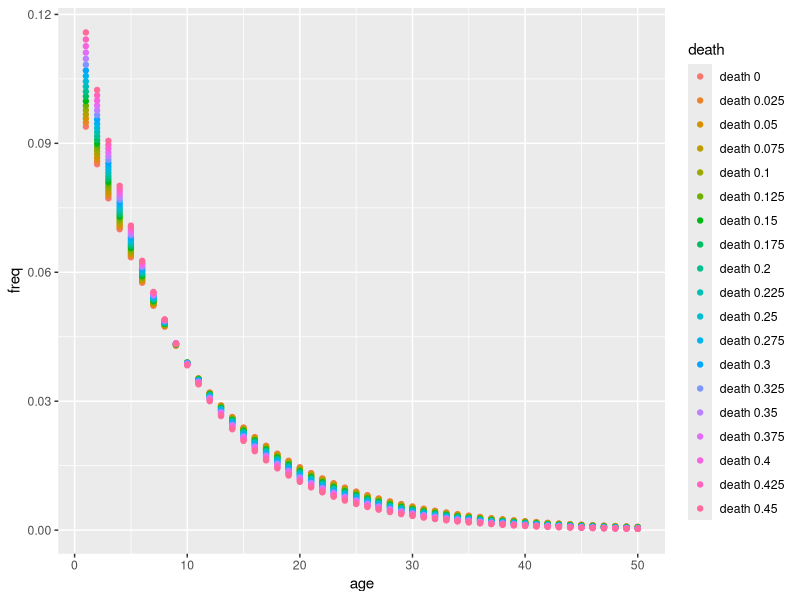
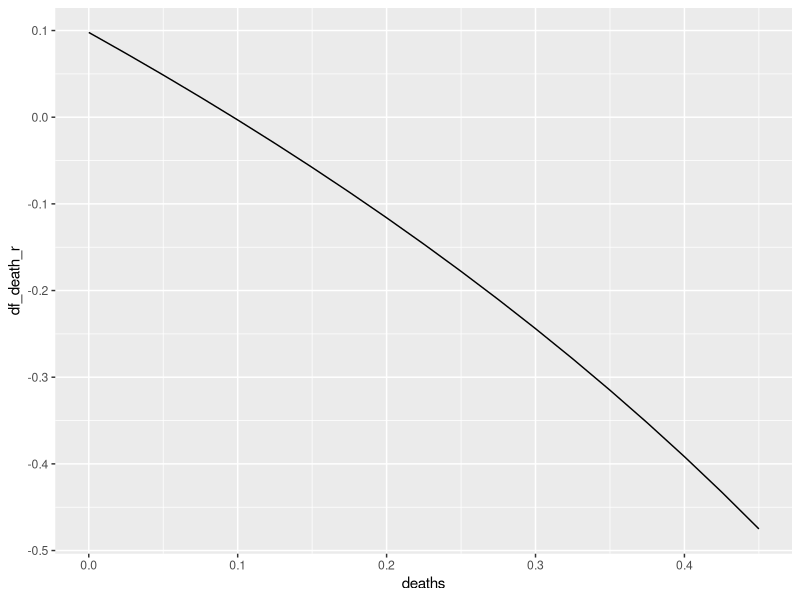
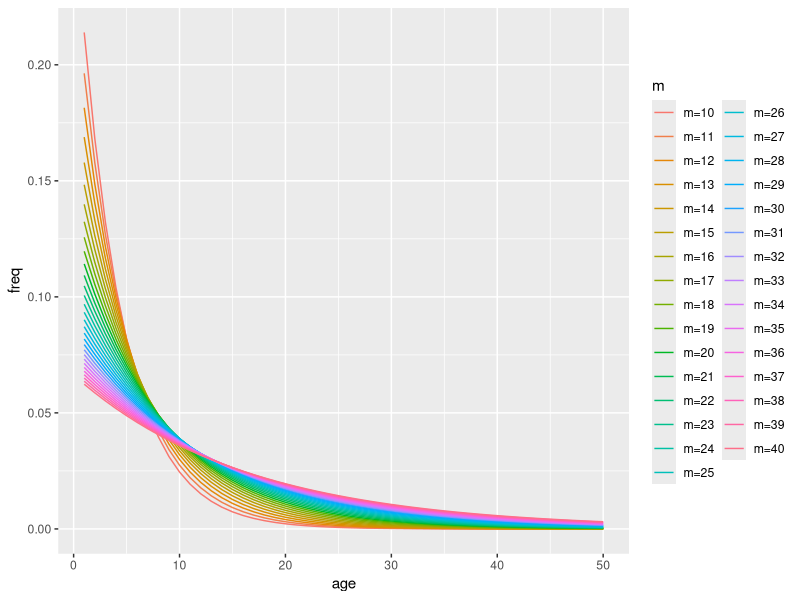
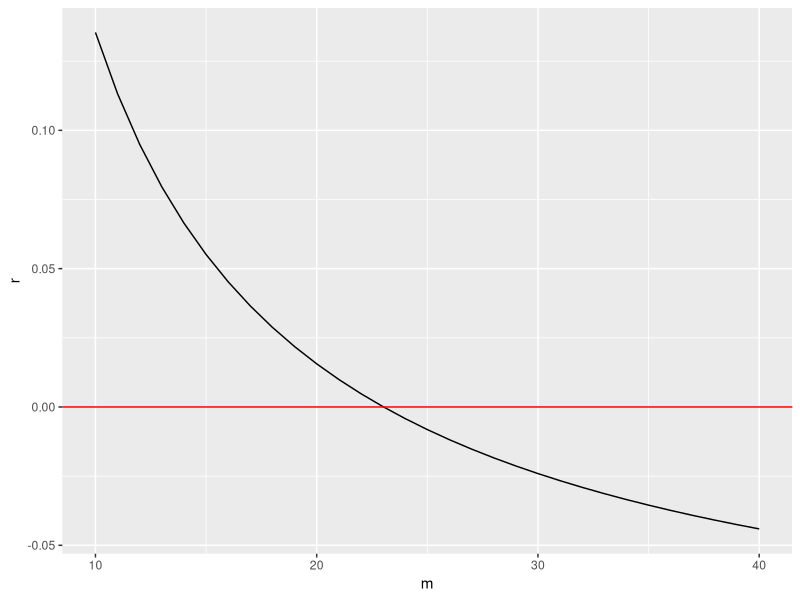
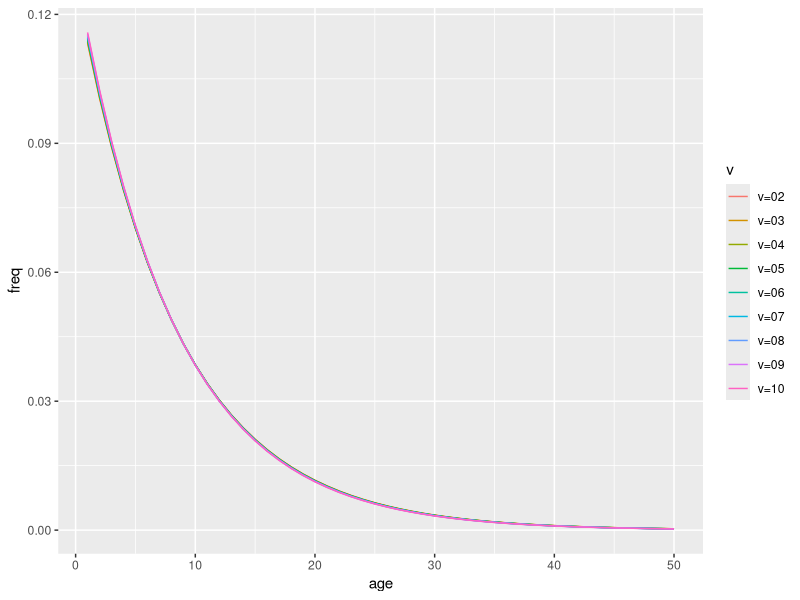
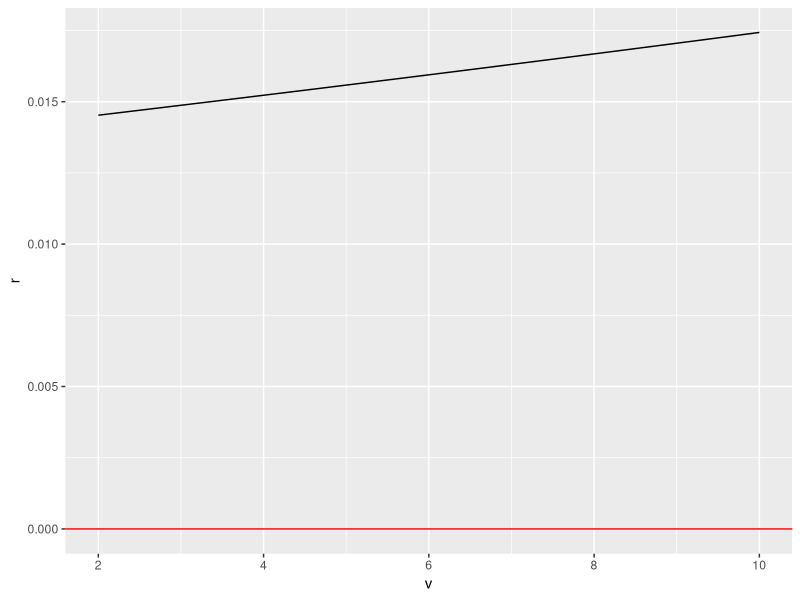
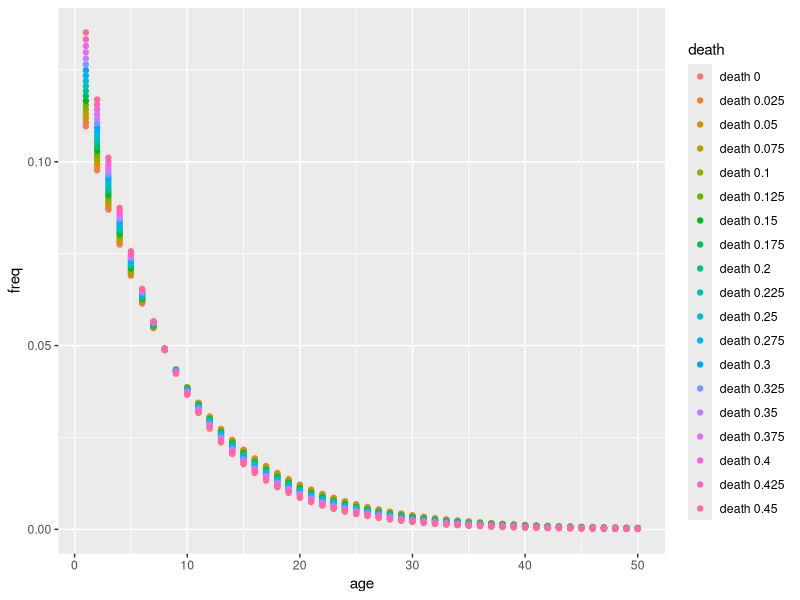
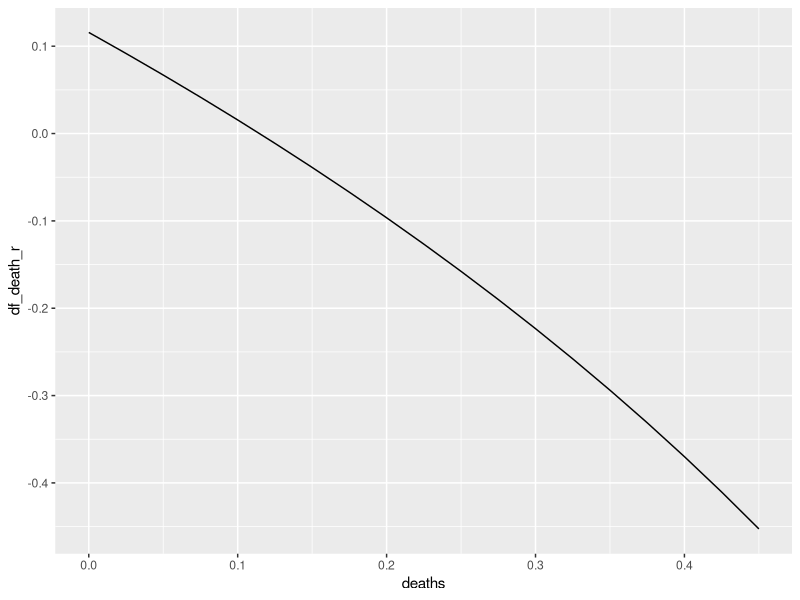

Here is the R script that generated these plots, in order:
## ---- chunk 1
library(expm)
library(ggplot2)
library(dplyr)
library(tidyr)

set.seed(10)
## ---- chunk 2
# Use a beta function to generate survival probabilities for all states. Use
# pbeta for discretization instead of dbeta to get the area between intervals.
makeDeathRates <- function(t, a, w, d, d_a=1, d_b=1) {
  lambda <- max(t)+1
  p <- pbeta((t+1)/lambda, d_a, d_b) - pbeta(t/lambda, d_a, d_b)
  p <- 1-p
  p <- p/mean(p)
  p <- p*(1-d)
  return(p)
}

# Generate the survival matrix using a survival function and the dimensions
# specified by the demographic parameters of the population.
#   fxn - fitness function
#   tstep - time step between stages in the state chain
#   lambda - longevity
#   a - age of start of fertility
#   w - age of end of fertility
#   d - death probability for moving from stage to stage
#   d_a - alpha parameter for the beta function
#   d_b - beta parameter for the beta function
makeSurvivalMatrix <- function(fxn, tstep, lambda, a, w, d=.1, d_a=1, d_b=1) {
  return(rbind(cbind(rep(0, lambda-1),
                     diag(lambda-1)),
               rep(0, lambda)) * fxn(seq(0, (lambda-1)*tstep), a, w, d, d_a, d_b))
}

# Uniform litter size
flatBirthRates <- function(t, a, w, m, v) {
  b <- rep(0, length(t))
  b[a:w] <- 1
  return(b)
}

# Normal-shaped (due to discretization) litter size with age. It is scaled so
# that the total fecundity for individuals (assuming survival) is the same as
# that of the uniform litter size function.
normalBirthRates <- function(age, a, w, m, v) {
  p <- dnorm(age, m, sqrt(v))
  return((w-a+1)*p/sum(p))
}

# Use the birth function and population parameters to make the birth matrix.
#   fxn - litter size distribution function
#   tstep - time step size
#   lambda - longevity
#   a - age of fertility (for uniform)
#   w - age of end of fertility (for uniform)
#   m - mean of normal litter size distribution (for normal)
#   v - variance of litter size (for normal)
#   b - litter size
makeBirthMatrix <- function(fxn, tstep, lambda, a=0, w=0, m=1, v=0, b=1) {
  B <- matrix(0, nrow=lambda, ncol=lambda)
  B[1,] <- b*fxn(seq(0, (lambda-1)*tstep, tstep), a, w, m, v)
  return(t(B))
}

# Modify makeBirthMatrix to penalize large litter sizes.
#   fxn - litter size distribution function
#   tstep - time step size
#   lambda - longevity
#   a - age of fertility (for uniform)
#   w - age of end of fertility (for uniform)
#   m - mean of normal litter size distribution (for normal)
#   v - variance of litter size (for normal)
#   b - litter size
#   s - strength of constraint against litter size
makeConstrainedBirthMatrix <- function(fxn, tstep, lambda, a=0, w=0, m=1, v=0, b=1, s=1) {
  B <- matrix(0, nrow=lambda, ncol=lambda)
  # B_survive <- diag(pmin(1, (seq(0,lambda-1)/b)^s))
  B_survive <- diag((rep(1, lambda)/b)^s)
  B[1,] <- b*fxn(seq(0, (lambda-1)*tstep, tstep), a, w, m, v) %*% B_survive
  return(t(B))
}

# Unused, eigenvalues are a much better solution...
simulateGenerations <- function(x, P, B, n) {
  x_new <- x %*% ((P+B) %^% n)
  x_new <- x_new / sum(x_new)
  return(x_new)
}
## ---- chunk 3
tstep <- 1   # timestep
a <- 20      # fertile age
w <- 30      # end fertile age
b <- 5       # litter size
d <- .1      # death change per timestep
m <- 20      # mean normal birth function
v <- 5       # var normal birth function
s <- 1       # constraint
lambda <- 50 # longevity
## ---- chunk 4
# code for faffing about...
P <- makeSurvivalMatrix(makeDeathRates, tstep, lambda, a, w, d, 1, 1)
# B <- makeConstrainedBirthMatrix(flatBirthRates, tstep, lambda, a, w, m, v, b)
B <- makeBirthMatrix(flatBirthRates, tstep, lambda, a, w, m, v, b)

res<-eigen(t(P+B))
log(res$values[1])
x_pi <- res$vectors[,1] / sum(res$vectors[,1])

age <- seq(1, lambda, tstep)
## ---- chunk 5
lambdas <- seq(w, 5*w, w)
df_lambda <- matrix(0, nrow=length(lambdas), ncol=5*w)
df_lambda_r <- matrix(0, nrow=length(lambdas), ncol=1)

for (i in 1:length(lambdas)) {
  P <- makeSurvivalMatrix(makeDeathRates, tstep, lambdas[i], a, w, d, 1, 1) 
  B <- makeConstrainedBirthMatrix(flatBirthRates, tstep, lambdas[i], a, w, m, v, b, s)
  res<-eigen(t(P+B))
  df_lambda_r[i] <- log(Re(res$values[1]))
  x_pi <- res$vectors[,1] / sum(res$vectors[,1])
  # df_lambda[i,] <- c(Re(x_pi), rep(0, 5*w-lambdas[i]))
  df_lambda[i,] <- c(Re(x_pi), rep(NA, 5*w-lambdas[i]))
}

header <- paste('lambda', lambdas, sep=' ')
rownames(df_lambda) <- header
df_lambda <- tbl_df(t(df_lambda))
df_lambda <- df_lambda %>% mutate("age"=seq(1, 5*w))
f1 <- df_lambda %>% gather(lambda, freq, -age) %>% ggplot() + aes(x=age,y=freq,color=lambda) + geom_line()
ggsave(file="freq_lambda-1-1.svg", plot=f1)

# Plot growth rate given several values of lambda
f2 <- qplot(lambdas, df_lambda_r, geom='line')
ggsave(file="r_lambda-1-1.svg", plot=f2)
## ---- chunk 6
alphastep <- 1
alphas <- seq(1, (w-1), alphastep)
df_alpha <- matrix(0, nrow=length(alphas), ncol=lambda)
df_alpha_r <- matrix(0, nrow=length(alphas), ncol=1)
for (i in 1:length(alphas)) {
  P <- makeSurvivalMatrix(makeDeathRates, tstep, lambda, alphas[i], w, d, 1, 1)
  B <- makeConstrainedBirthMatrix(flatBirthRates, tstep, lambda, alphas[i], w, m, v, b, s)
  res<-eigen(t(P+B))
  df_alpha_r[i] <- log(Re(res$values[1]))
  x_pi <- res$vectors[,1] / sum(res$vectors[,1])
  df_alpha[i,] <- Re(x_pi)
}
header <- paste('alpha=0', alphas[1:ceiling(9/alphastep)], sep='')
header <- c(header, paste('alpha=', alphas[-(1:ceiling(9/alphastep))], sep=''))

rownames(df_alpha) <- header
df_alpha <- tbl_df(t(df_alpha))

df_alpha <- df_alpha %>% mutate("age"=seq(1,lambda))
f1 <- df_alpha %>%
  gather(alpha, freq, -age) %>%
  ggplot() + aes(x=age,y=freq,color=alpha) + geom_line()
ggsave(file="freq_alpha-1-1.svg", plot=f1, width=6, height=4)

# Plot extra curves for alpha given a different constraint s
df_alpha_r2 <- matrix(0, nrow=length(alphas), ncol=1)
for (i in 1:length(alphas)) {
  P <- makeSurvivalMatrix(makeDeathRates, tstep, lambda, alphas[i], w, d, 1, 1)
  B <- makeConstrainedBirthMatrix(flatBirthRates, tstep, lambda, alphas[i], w, m, v, b, 2)
  res<-eigen(t(P+B))
  df_alpha_r2[i] <- log(Re(res$values[1]))
}

df_alpha_r3 <- matrix(0, nrow=length(alphas), ncol=1)
for (i in 1:length(alphas)) {
  P <- makeSurvivalMatrix(makeDeathRates, tstep, lambda, alphas[i], w, d, 1, 1)
  B <- makeConstrainedBirthMatrix(flatBirthRates, tstep, lambda, alphas[i], w, m, v, b, .5)
  res<-eigen(t(P+B))
  df_alpha_r3[i] <- log(Re(res$values[1]))
}

tmp<-data.frame(df_alpha_r, df_alpha_r2, df_alpha_r3)
colnames(tmp) <- c('s=1', 's=2', 's=0.5')
df_tmp <- tbl_df(tmp) %>% mutate('alpha'=alphas)
f <- df_tmp %>% gather(s, r, -alpha) %>% ggplot() + aes(x=alpha, y=r, color=s) + geom_line()
ggsave(file="r_alpha-1-1_extra.svg", plot=f, width=6, height=4)
## ---- chunk 7
omegastep <- 2
omegas <- seq(a+1, lambda, omegastep)
df_omega <- matrix(0, nrow=length(omegas), ncol=lambda)
df_omega_r <- matrix(0, nrow=length(omegas), ncol=1)
for (i in 1:length(omegas)) {
  P <- makeSurvivalMatrix(makeDeathRates, tstep, lambda, a, w, d, 1, 1)
  B <- makeConstrainedBirthMatrix(flatBirthRates, tstep, lambda, a, omegas[i], m, v, b, s)
  res<-eigen(t(P+B))
  df_omega_r[i] <- log(Re(res$values[1]))
  x_pi <- res$vectors[,1] / sum(res$vectors[,1])
  df_omega[i,] <- Re(x_pi)
}
df_omega_r2 <- matrix(0, nrow=length(omegas), ncol=1)
for (i in 1:length(omegas)) {
  P <- makeSurvivalMatrix(makeDeathRates, tstep, lambda, a, w, d, 1, 1)
  B <- makeConstrainedBirthMatrix(flatBirthRates, tstep, lambda, a, omegas[i], m, v, b, 2)
  res<-eigen(t(P+B))
  df_omega_r2[i] <- log(Re(res$values[1]))
}
df_omega_r3 <- matrix(0, nrow=length(omegas), ncol=1)
for (i in 1:length(omegas)) {
  P <- makeSurvivalMatrix(makeDeathRates, tstep, lambda, a, w, d, 1, 1)
  B <- makeConstrainedBirthMatrix(flatBirthRates, tstep, lambda, a, omegas[i], m, v, b, 0.5)
  res<-eigen(t(P+B))
  df_omega_r3[i] <- log(Re(res$values[1]))
}
header <- paste('omega=', omegas, sep='')
rownames(df_omega) <- header
df_omega <- tbl_df(t(df_omega))

df_omega <- df_omega %>% mutate("age"=seq(1,lambda))
f1 <- df_omega %>% gather(omega, freq, -age) %>% ggplot() + aes(x=age,y=freq,color=omega) + geom_line()
ggsave(file="freq_omega-1-1.svg", plot=f1, width=6, height=4)

tmp<-data.frame(df_omega_r, df_omega_r2, df_omega_r3)
colnames(tmp) <- c('s=1', 's=2', 's=0.5')
df_tmp <- tbl_df(tmp) %>% mutate('omega'=omegas)
f <- df_tmp %>% gather(s, r, -omega) %>% ggplot() + aes(x=omega, y=r, color=s) + geom_line()
ggsave(file="r_omega-1-1_extra.svg", plot=f, width=6, height=4)
## ---- chunk 8
bstep <- 1
bs <- seq(1, 10, bstep)
df_b <- matrix(0, nrow=length(bs), ncol=lambda)
df_b_r <- matrix(0, nrow=length(bs), ncol=1)
for (i in 1:length(bs)) {
  P <- makeSurvivalMatrix(makeDeathRates, tstep, lambda, a, w, d, 1, 1)
  B <- makeConstrainedBirthMatrix(flatBirthRates, tstep, lambda, a, w, m, v, bs[i], 1)
  res<-eigen(t(P+B))
  df_b_r[i] <- log(Re(res$values[1]))
  x_pi <- res$vectors[,1] / sum(res$vectors[,1])
  df_b[i,] <- Re(x_pi)
}
df_b_r2 <- matrix(0, nrow=length(bs), ncol=1)
for (i in 1:length(bs)) {
  P <- makeSurvivalMatrix(makeDeathRates, tstep, lambda, a, w, d, 1, 1)
  B <- makeConstrainedBirthMatrix(flatBirthRates, tstep, lambda, a, w, m, v, bs[i], 2)
  res<-eigen(t(P+B))
  df_b_r2[i] <- log(Re(res$values[1]))
}
df_b_r3 <- matrix(0, nrow=length(bs), ncol=1)
for (i in 1:length(bs)) {
  P <- makeSurvivalMatrix(makeDeathRates, tstep, lambda, a, w, d, 1, 1)
  B <- makeConstrainedBirthMatrix(flatBirthRates, tstep, lambda, a, w, m, v, bs[i], .5)
  res<-eigen(t(P+B))
  df_b_r3[i] <- log(Re(res$values[1]))
}
header <- paste('b=', bs, sep='')
rownames(df_b) <- header
df_b <- tbl_df(t(df_b))

df_b <- df_b %>% mutate("age"=seq(1,lambda))
f1 <- df_b %>% gather(b, freq, -age) %>% ggplot() + aes(x=age,y=freq,color=b) + geom_line()
ggsave(file="freq_b-1-1.svg", plot=f1, width=6, height=4)

tmp<-data.frame(df_b_r, df_b_r2, df_b_r3)
colnames(tmp) <- c('s=1', 's=2', 's=0.5')
df_tmp <- tbl_df(tmp) %>% mutate('b'=bs)
f <- df_tmp %>% gather(s, r, -b) %>% ggplot() + aes(x=b, y=r, color=s) + geom_line()
ggsave(file="r_b-1-1_extra.svg", plot=f, width=6, height=4)
## ---- chunk 9
sstep <- .1
ss <- seq(0, 5, sstep)
df_s <- matrix(0, nrow=length(ss), ncol=lambda)
df_s_r <- matrix(0, nrow=length(ss), ncol=1)
for (i in 1:length(ss)) {
  P <- makeSurvivalMatrix(makeDeathRates, tstep, lambda, a, w, d, 1, 1)
  B <- makeConstrainedBirthMatrix(flatBirthRates, tstep, lambda, a, w, m, v, b, ss[i])
  res<-eigen(t(P+B))
  df_s_r[i] <- log(Re(res$values[1]))
  x_pi <- res$vectors[,1] / sum(res$vectors[,1])
  df_s[i,] <- Re(x_pi)
}
df_s_r2 <- matrix(0, nrow=length(ss), ncol=1)
for (i in 1:length(ss)) {
  P <- makeSurvivalMatrix(makeDeathRates, tstep, lambda, a, w, d, 1, 1)
  B <- makeConstrainedBirthMatrix(flatBirthRates, tstep, lambda, a, w, m, v, 1, ss[i])
  res<-eigen(t(P+B))
  df_s_r2[i] <- log(Re(res$values[1]))
}
df_s_r3 <- matrix(0, nrow=length(ss), ncol=1)
for (i in 1:length(ss)) {
  P <- makeSurvivalMatrix(makeDeathRates, tstep, lambda, a, w, d, 1, 1)
  B <- makeConstrainedBirthMatrix(flatBirthRates, tstep, lambda, a, w, m, v, 10, ss[i])
  res<-eigen(t(P+B))
  df_s_r3[i] <- log(Re(res$values[1]))
}
header <- paste('s=', ss, sep='')
rownames(df_s) <- header
df_s <- tbl_df(t(df_s))

df_s <- df_s %>% mutate("age"=seq(1,lambda))
f1 <- df_s %>% gather(s, freq, -age) %>% ggplot() + aes(x=age,y=freq,color=s) + geom_line()
ggsave(file="freq_s-1-1.svg", plot=f1, width=6, height=4)

tmp<-data.frame(df_s_r, df_s_r2, df_s_r3)
colnames(tmp) <- c('b=5', 'b=1', 'b=10')
df_tmp <- tbl_df(tmp) %>% mutate('s'=ss)
f <- df_tmp %>% gather(b, r, -s) %>% ggplot() + aes(x=s, y=r, color=b) + geom_line()
ggsave(file="r_s-1-1_extra.svg", plot=f, width=6, height=4)
## ---- chunk 10
deaths <- seq(0, .45, .025)
df_death <- matrix(0, nrow=length(deaths), ncol=lambda)
df_death_r <- matrix(0, nrow=length(deaths), ncol=1)
for (i in 1:length(deaths)) {
  P <- makeSurvivalMatrix(makeDeathRates, tstep, lambda, a, w, deaths[i], 1, 1)
  B <- makeConstrainedBirthMatrix(flatBirthRates, tstep, lambda, a, w, m, v, b)
  res<-eigen(t(P+B))
  df_death_r[i] <- log(Re(res$values[1]))
  x_pi <- res$vectors[,1] / sum(res$vectors[,1])
  df_death[i,] <- Re(x_pi)
}
header <- paste('death', deaths, sep=' ')
rownames(df_death) <- header
rownames(df_death) <- header
df_death <- tbl_df(t(df_death))

df_death <- df_death %>% mutate("age"=seq(1,lambda))
df_death %>%
  gather(death, freq, -age) %>%
  ggplot() + aes(x=age,y=freq,color=death) + geom_point()

qplot(deaths, df_death_r, geom='line')
## ---- chunk 11
lambdas <- seq(w, 5*w, w)
df_lambda <- matrix(0, nrow=length(lambdas), ncol=5*w)
df_lambda_r <- matrix(0, nrow=length(lambdas), ncol=1)

for (i in 1:length(lambdas)) {
  P <- makeSurvivalMatrix(makeDeathRates, tstep, lambdas[i], a, w, d, 1, 1) 
  B <- makeConstrainedBirthMatrix(normalBirthRates, tstep, lambdas[i], a, w, m, v, b, s)
  res<-eigen(t(P+B))
  df_lambda_r[i] <- log(Re(res$values[1]))
  x_pi <- res$vectors[,1] / sum(res$vectors[,1])
  # df_lambda[i,] <- c(Re(x_pi), rep(0, 5*w-lambdas[i]))
  df_lambda[i,] <- c(Re(x_pi), rep(NA, 5*w-lambdas[i]))
}

header <- paste('lambda', lambdas, sep=' ')
rownames(df_lambda) <- header
df_lambda <- tbl_df(t(df_lambda))
df_lambda <- df_lambda %>% mutate("age"=seq(1, 5*w))
f1 <- df_lambda %>% gather(lambda, freq, -age) %>% ggplot() + aes(x=age,y=freq,color=lambda) + geom_line()
ggsave(file="freq_norm_lambda-1-1.svg", plot=f1)

# Plot growth rate given several values of lambda
f2 <- qplot(lambdas, df_lambda_r, geom='line')
ggsave(file="r_norm_lambda-1-1.svg", plot=f2)
## ---- chunk 12
meanstep <- 1
means <- seq(ceiling(m/2), 2*m, meanstep)
df_mean <- matrix(0, nrow=length(means), ncol=lambda)
df_mean_r <- matrix(0, nrow=length(means), ncol=1)
for (i in 1:length(means)) {
  P <- makeSurvivalMatrix(makeDeathRates, tstep, lambda, a, w, d, 1, 1) 
  B <- makeConstrainedBirthMatrix(normalBirthRates, tstep, lambda, a, w, means[i], v, b, s)
  res<-eigen(t(P+B))
  df_mean_r[i] <- log(Re(res$values[1]))
  x_pi <- res$vectors[,1] / sum(res$vectors[,1])
  df_mean[i,] <- Re(x_pi)
}
header <- paste('m=', means, sep='')

rownames(df_mean) <- header
colnames(df_mean_r) <- 'r'
df_mean <- tbl_df(t(df_mean))

df_mean <- df_mean %>% mutate("age"=seq(1,lambda))
df_mean %>%
  gather(m, freq, -age) %>%
  ggplot() + aes(x=age,y=freq,color=m) + geom_line()

df_mean_r <- tbl_df(df_mean_r) %>% mutate(m=means)
df_mean_r %>%
  ggplot() + aes(x=m, y=r) + geom_line() + geom_hline(aes(yintercept=0), color='red')
## ---- chunk 13
vstep <- 1
vs <- seq(2, 10)
t_v <- matrix(0, nrow=length(vs), ncol=lambda)
t_v_r <- matrix(0, nrow=length(vs), ncol=1)
for (i in 1:length(vs)) {
  P <- makeSurvivalMatrix(makeDeathRates, tstep, lambda, a, w, d, 1, 1) 
  B <- makeConstrainedBirthMatrix(normalBirthRates, tstep, lambda, a, w, m, vs[i], b, s)
  res <- eigen(t(P+B))
  t_v_r[i] <- log(Re(res$values[1]))
  x_pi <- res$vectors[,1] / sum(res$vectors[,1])
  t_v[i,] <- Re(x_pi)
}
header <- paste('v=0', vs[1:8], sep='')
header <- c(header, paste('v=', vs[-(1:8)], sep=''))

rownames(t_v) <- header
colnames(t_v_r) <- 'r'
df_v <- tbl_df(t(t_v))

df_v <- df_v %>% mutate("age"=seq(1,lambda))
df_v %>%
  gather(v, freq, -age) %>%
  ggplot() + aes(x=age,y=freq,color=v) + geom_line()

df_v_r <- tbl_df(t_v_r) %>%
  mutate(v=vs)
df_v_r %>%
  ggplot() + aes(x=v, y=r) + geom_line() + geom_hline(aes(yintercept=0), col='red')
## ---- chunk 14
deaths <- seq(0, .45, .025)
df_death <- matrix(0, nrow=length(deaths), ncol=lambda)
df_death_r <- matrix(0, nrow=length(deaths), ncol=1)
for (i in 1:length(deaths)) {
  P <- makeSurvivalMatrix(makeDeathRates, tstep, lambda, a, w, deaths[i], 1, 1)
  B <- makeConstrainedBirthMatrix(normalBirthRates, tstep, lambda, a, w, m, v, b)
  res<-eigen(t(P+B))
  df_death_r[i] <- log(Re(res$values[1]))
  x_pi <- res$vectors[,1] / sum(res$vectors[,1])
  df_death[i,] <- Re(x_pi)
}

header <- paste('death', deaths, sep=' ')
rownames(df_death) <- header
rownames(df_death) <- header
df_death <- tbl_df(t(df_death))

df_death <- df_death %>% mutate("age"=seq(1,lambda))
df_death %>% 
  gather(death, freq, -age) %>% 
  ggplot() + aes(x=age,y=freq,color=death) + geom_point()

qplot(deaths, df_death_r, geom='line')
## ---- chunk 15
lambdas <- seq(w, 5*w, w)
df_lambda <- matrix(0, nrow=length(lambdas), ncol=5*w)
df_lambda_r <- matrix(0, nrow=length(lambdas), ncol=1)
for (i in 1:length(lambdas)) {
  P <- makeSurvivalMatrix(makeDeathRates, tstep, lambdas[i], a, w, d, .2, 5)
  B <- makeConstrainedBirthMatrix(flatBirthRates, tstep, lambdas[i], a, w, m, v, b, s)
  res<-eigen(t(P+B))
  df_lambda_r[i] <- log(Re(res$values[1]))
  x_pi <- res$vectors[,1] / sum(res$vectors[,1])
  # df_lambda[i,] <- c(Re(x_pi), rep(0, 5*w-lambdas[i]))
  df_lambda[i,] <- c(Re(x_pi), rep(NA, 5*w-lambdas[i]))
}
header <- paste('lambda', lambdas, sep=' ')
rownames(df_lambda) <- header
df_lambda <- tbl_df(t(df_lambda))
df_lambda <- df_lambda %>% mutate("age"=seq(1, 5*w))
df_lambda %>% gather(lambda, freq, -age) %>% ggplot() + aes(x=age,y=freq,color=lambda) + geom_line()

qplot(lambdas, df_lambda_r, geom='line')
## ---- chunk 16
alphastep <- 1
alphas <- seq(1, (w-1), alphastep)
df_alpha <- matrix(0, nrow=length(alphas), ncol=lambda)
df_alpha_r <- matrix(0, nrow=length(alphas), ncol=1)
for (i in 1:length(alphas)) {
  P <- makeSurvivalMatrix(makeDeathRates, tstep, lambda, alphas[i], w, d, .2, 5)
  B <- makeConstrainedBirthMatrix(flatBirthRates, tstep, lambda, alphas[i], w, m, v, b, s)
  res<-eigen(t(P+B))
  df_alpha_r[i] <- log(Re(res$values[1]))
  x_pi <- res$vectors[,1] / sum(res$vectors[,1])
  df_alpha[i,] <- Re(x_pi)
}
header <- paste('alpha=0', alphas[1:ceiling(9/alphastep)], sep='')
header <- c(header, paste('alpha=', alphas[-(1:ceiling(9/alphastep))], sep=''))

rownames(df_alpha) <- header
colnames(df_alpha_r) <- 'r'
df_alpha <- tbl_df(t(df_alpha))

df_alpha <- df_alpha %>% mutate("age"=seq(1,lambda))
df_alpha %>%
  gather(alpha, freq, -age) %>%
  ggplot() + aes(x=age,y=freq,color=alpha) + geom_line()

df_alpha_r <- tbl_df(df_alpha_r) %>% mutate(alpha=alphas)
df_alpha_r %>%
  ggplot() + aes(x=alpha, y=r) + geom_line() + geom_hline(aes(yintercept=0))
## ---- chunk 17
omegastep <- 2
omegas <- seq(a+1, lambda, omegastep)
df_omega <- matrix(0, nrow=length(omegas), ncol=lambda)
df_omega_r <- matrix(0, nrow=length(omegas), ncol=1)
for (i in 1:length(omegas)) {
  P <- makeSurvivalMatrix(makeDeathRates, tstep, lambda, a, w, d, .2, 5)
  B <- makeConstrainedBirthMatrix(flatBirthRates, tstep, lambda, a, omegas[i], m, v, b)
  res<-eigen(t(P+B))
  df_omega_r[i] <- log(Re(res$values[1]))
  x_pi <- res$vectors[,1] / sum(res$vectors[,1])
  df_omega[i,] <- Re(x_pi)
}
header <- paste('omega=', omegas, sep='')
rownames(df_omega) <- header
df_omega <- tbl_df(t(df_omega))

df_omega <- df_omega %>% mutate("age"=seq(1,lambda))
df_omega %>% gather(omega, freq, -age) %>% ggplot() + aes(x=age,y=freq,color=omega) + geom_line()

qplot(omegas, df_omega_r, geom='line')
## ---- chunk 18
deaths <- seq(0, .45, .025)
df_death <- matrix(0, nrow=length(deaths), ncol=lambda)
df_death_r <- matrix(0, nrow=length(deaths), ncol=1)
for (i in 1:length(deaths)) {
  P <- makeSurvivalMatrix(makeDeathRates, tstep, lambda, a, w, deaths[i], .2, 5)
  B <- makeConstrainedBirthMatrix(flatBirthRates, tstep, lambda, a, w, m, v, b, s)
  res<-eigen(t(P+B))
  df_death_r[i] <- log(Re(res$values[1]))
  x_pi <- res$vectors[,1] / sum(res$vectors[,1])
  df_death[i,] <- Re(x_pi)
}
header <- paste('death', deaths, sep=' ')
rownames(df_death) <- header
rownames(df_death) <- header
df_death <- tbl_df(t(df_death))

df_death <- df_death %>% mutate("age"=seq(1,lambda))
df_death %>%
  gather(death, freq, -age) %>%
  ggplot() + aes(x=age,y=freq,color=death) + geom_line()

qplot(deaths, df_death_r, geom='line')
## ---- chunk 19
lambdas <- seq(w, 5*w, w)
df_lambda <- matrix(0, nrow=length(lambdas), ncol=5*w)
df_lambda_r <- matrix(0, nrow=length(lambdas), ncol=1)
for (i in 1:length(lambdas)) {
  P <- makeSurvivalMatrix(makeDeathRates, tstep, lambdas[i], a, w, d, 5, .2)
  B <- makeConstrainedBirthMatrix(flatBirthRates, tstep, lambdas[i], a, w, m, v, b, s)
  res<-eigen(t(P+B))
  df_lambda_r[i] <- log(Re(res$values[1]))
  x_pi <- res$vectors[,1] / sum(res$vectors[,1])
  # df_lambda[i,] <- c(Re(x_pi), rep(0, 5*w-lambdas[i]))
  df_lambda[i,] <- c(Re(x_pi), rep(NA, 5*w-lambdas[i]))
}
header <- paste('lambda', lambdas, sep=' ')
rownames(df_lambda) <- header
df_lambda <- tbl_df(t(df_lambda))
df_lambda <- df_lambda %>% mutate("age"=seq(1, 5*w))
df_lambda %>%
  gather(lambda, freq, -age) %>%
  ggplot() + aes(x=age,y=freq,color=lambda) + geom_line()

qplot(lambdas, df_lambda_r, geom='line')
## ---- chunk 20
alphastep <- 1
alphas <- seq(1, (w-1), alphastep)
df_alpha <- matrix(0, nrow=length(alphas), ncol=lambda)
df_alpha_r <- matrix(0, nrow=length(alphas), ncol=1)
for (i in 1:length(alphas)) {
  P <- makeSurvivalMatrix(makeDeathRates, tstep, lambda, alphas[i], w, d, 5, .2)
  B <- makeConstrainedBirthMatrix(flatBirthRates, tstep, lambda, alphas[i], w, m, v, b, s)
  res<-eigen(t(P+B))
  df_alpha_r[i] <- log(Re(res$values[1]))
  x_pi <- res$vectors[,1] / sum(res$vectors[,1])
  df_alpha[i,] <- Re(x_pi)
}
header <- paste('alpha=0', alphas[1:ceiling(9/alphastep)], sep='')
header <- c(header, paste('alpha=', alphas[-(1:ceiling(9/alphastep))], sep=''))

rownames(df_alpha) <- header
colnames(df_alpha_r) <- 'r'
df_alpha <- tbl_df(t(df_alpha))

df_alpha <- df_alpha %>% mutate("age"=seq(1,lambda))
df_alpha %>%
  gather(alpha, freq, -age) %>%
  ggplot() + aes(x=age,y=freq,color=alpha) + geom_line()

df_alpha_r <- tbl_df(df_alpha_r) %>% mutate(alpha=alphas)
df_alpha_r %>%
  ggplot() + aes(x=alpha, y=r) + geom_line() + geom_hline(aes(yintercept=0))
## ---- chunk 21
omegastep <- 2
omegas <- seq(a+1, lambda, omegastep)
df_omega <- matrix(0, nrow=length(omegas), ncol=lambda)
df_omega_r <- matrix(0, nrow=length(omegas), ncol=1)
for (i in 1:length(omegas)) {
  P <- makeSurvivalMatrix(makeDeathRates, tstep, lambda, a, omegas[i], d, 5, .2)
  B <- makeConstrainedBirthMatrix(flatBirthRates, tstep, lambda, a, omegas[i], m, v, b, s)
  res<-eigen(t(P+B))
  df_omega_r[i] <- log(Re(res$values[1]))
  x_pi <- res$vectors[,1] / sum(res$vectors[,1])
  df_omega[i,] <- Re(x_pi)
}
header <- paste('omega=', omegas, sep='')
rownames(df_omega) <- header
df_omega <- tbl_df(t(df_omega))

df_omega <- df_omega %>% mutate("age"=seq(1,lambda))
df_omega %>%
  gather(omega, freq, -age) %>%
  ggplot() + aes(x=age,y=freq,color=omega) + geom_line()

qplot(omegas, df_omega_r, geom='line')
## ---- chunk 22
deaths <- seq(0, .45, .025)
df_death <- matrix(0, nrow=length(deaths), ncol=lambda)
df_death_r <- matrix(0, nrow=length(deaths), ncol=1)
for (i in 1:length(deaths)) {
  P <- makeSurvivalMatrix(makeDeathRates, tstep, lambda, a, w, deaths[i], 5, .2)
  B <- makeConstrainedBirthMatrix(flatBirthRates, tstep, lambda, a, w, m, v, b, s)
  res<-eigen(t(P+B))
  df_death_r[i] <- log(Re(res$values[1]))
  x_pi <- res$vectors[,1] / sum(res$vectors[,1])
  df_death[i,] <- Re(x_pi)
}
header <- paste('death', deaths, sep=' ')
rownames(df_death) <- header
rownames(df_death) <- header
df_death <- tbl_df(t(df_death))

df_death <- df_death %>% mutate("age"=seq(1,lambda))
df_death %>%
  gather(death, freq, -age) %>%
  ggplot() + aes(x=age,y=freq,color=death) + geom_line()

qplot(deaths, df_death_r, geom='line')
## ---- chunk 23
# Compute the eigenvalues for the transition matrix of the current population.
# Used for updating steps in the 'Metropolis' algorithm.
computeGrowthRate <- function(birthFxn, deathFxn, tstep, B, s, lambda, alpha,
                              omega, m, v, death, death_a, death_b) {
  P <- makeSurvivalMatrix(deathFxn, tstep, lambda, alpha, omega, d=death, death_a, death_b)
  B <- makeConstrainedBirthMatrix(birthFxn, tstep, lambda, alpha, omega, m, v, B, s)
  res<-eigen(t(P+B))
  return(log(Re(res$values[1])))
}

# Use to update all the demographic parameters and make sure they remain the
# correct data type (int or double) and remain in bounds.
updateParameter <- function(cur, move_m, move_sd, lower, upper, type) {
  if (type == 'int' ) {
    param <- cur + round(rnorm(1, mean=move_m, sd=move_sd)) # keep integer
  } else if (type == 'double') {
    param <- cur + rnorm(1, mean=move_m, sd=move_sd) # keep double
  }

  if (param > upper) {
    param <- updateParameter(cur, move_m, move_sd, lower, upper, type)
  } else if (param < lower) {
    param <- updateParameter(cur, move_m, move_sd, lower, upper, type)
  }
  # } else if (param == cur) {
  #   param <- updateParameter(cur, move_m, move_sd, lower, upper, type)
  # }

  return(param)
}

# Run a Markov chain to sample from the *not* distribution.
growthRateMCMC <- function(birthFxn, deathFxn, niter=1000, tstep=1, B0=20, s=1,
                           lambda0=50, alpha0=15, omega0=30, m0=20, v0=5,
                           death=.01, death_a=1, death_b=1) {
  d <- death
  d_a <- death_a
  d_b <- death_b

  lambdas <- rep(0, niter+1)
  alphas <- rep(0, niter+1)
  omegas <- rep(0, niter+1)
  ms <- rep(0, niter+1)
  vs <- rep(0, niter+1)
  Bs <- rep(0, niter+1)
  rs <- rep(0, niter+1)

  # Initialize
  lambdas[1] <- lambda0
  alphas[1] <- alpha0
  omegas[1] <- omega0
  ms[1] <- m0
  vs[1] <- v0
  Bs[1] <- B0
  rs[1] <- computeGrowthRate(birthFxn, deathFxn, tstep, Bs[1], s, lambdas[1],
                             alphas[1], omegas[1], ms[1], vs[1], d, d_a, d_b)

  # Update parameters
  for (i in 2:(niter+1)) {
    current_r <- rs[i-1]

    # Update alphas
    # print('update alpha')
    proposed_a <- updateParameter(alphas[i-1], 0, 1, 1, omegas[i-1]-1, 'int')
    new_r <- computeGrowthRate(birthFxn, deathFxn, tstep, Bs[i-1], s,
                               lambdas[i-1], proposed_a, omegas[i-1], ms[i-1],
                               vs[i-1], d, d_a, d_b)
    A <- new_r/current_r
    if (runif(1) < A) {
      alphas[i] <- proposed_a
    } else {
      alphas[i] <- alphas[i-1]
    }
    
    # Update omegas
    # print('update omega')
    proposed_w <- updateParameter(omegas[i-1], 0, 1, alphas[i]+1, lambdas[i-1]-1, 'int')
    new_r <- computeGrowthRate(birthFxn, deathFxn, tstep, Bs[i-1], s,
                               lambdas[i-1], alphas[i], proposed_w, ms[i-1],
                               vs[i-1], d, d_a, d_b)
    #A <- new_r/current_r
    A <- (new_r-current_r)/current_r
    if (runif(1) < A) {
      omegas[i] <- proposed_w
    } else {
      omegas[i] <- omegas[i-1]
    }
    
    # Update lambdas
    # print('update lambda')
    proposed_l <- updateParameter(lambdas[i-1], 0, 1, omegas[i], 10*lambda0, 'int')
    new_r <- computeGrowthRate(birthFxn, deathFxn, tstep, Bs[i-1], s,
                               proposed_l, alphas[i], omegas[i], ms[i-1],
                               vs[i-1], d, d_a, d_b)
    A <- new_r/current_r
    if (runif(1) < A) {
      lambdas[i] <- proposed_l
    } else {
      lambdas[i] <- lambdas[i-1]
    }
    
    # # Update means
    # proposed_m <- updateParameter(ms[i-1], 0, .5, 0, lambdas[i], 'double')
    # new_r <- computeGrowthRate(birthFxn, deathFxn, tstep, Bs[i-1], s,
    #                            lambdas[i], alphas[i], omegas[i], proposed_m,
    #                            vs[i-1], d, d_a, d_b)
    # A <- new_r/current_r
    # if (runif(1) < A) {
    #   ms[i] <- proposed_m
    # } else {
    #   ms[i] <- ms[i-1]
    # }
    # 
    # # Update variances
    # proposed_v <- updateParameter(vs[i-1], 0, .1, 0, lambdas[i], 'double')
    # new_r <- computeGrowthRate(birthFxn, deathFxn, tstep, Bs[i-1], s,
    #                            lambdas[i], alphas[i], omegas[i], ms[i],
    #                            proposed_v, d, d_a, d_b)
    # A <- new_r/current_r
    # if (runif(1) < A) {
    #   vs[i] <- proposed_v
    # } else {
    #   vs[i] <- vs[i-1]
    # }
    
    # Update litter size
    proposed_B <- updateParameter(Bs[i-1], 0, 1, 1, 1000, 'int')
    new_r <- computeGrowthRate(birthFxn, deathFxn, tstep, proposed_B, s,
                               lambdas[i], alphas[i], omegas[i], ms[i], vs[i],
                               d, d_a, d_b)
    A <- new_r/current_r
    if (runif(1) < A) {
      Bs[i] <- proposed_B
    } else {
      Bs[i] <- Bs[i-1]
    }

    rs[i] <- computeGrowthRate(birthFxn, deathFxn, tstep, Bs[i], s, lambdas[i],
                               alphas[i], omegas[i], ms[i], vs[i], d, d_a,
                               d_b)
    # print(rs[i])
    # print(lambdas[i])
    # print(alphas[i])
    # print(omegas[i])
    # print(Bs[i])
  }

  # return(list(r=rs, l=lambdas, a=alphas, w=omegas, m=ms, v=vs, B=Bs))
  return(list(r=rs, l=lambdas, a=alphas, w=omegas, B=Bs))
}
## ---- chunk 24
niter <- 1000
tstep <- 1
B0 <- 10
s <- 1
lambda0 <- 50
alpha0 <- 15
omega0 <- 30
m0 <- 20
v0 <- 5
death <- .1
## ---- chunk 25
death_a <- 1
death_b <- 1

res <- growthRateMCMC(flatBirthRates, makeDeathRates, niter, tstep, B0, s,
                      lambda0, alpha0, omega0, m0, v0, death, death_a, death_b)
df_res <- tbl_df(res)
## ---- chunk 26
df_res[which.max(res$r),]
## ---- chunk 27
ggplot(df_res) + aes(x=a, y=r) + geom_point()
ggplot(df_res) + aes(x=B, y=r) + geom_point()
ggplot(df_res) + aes(x=w, y=r) + geom_point()
ggplot(df_res) + aes(x=l, y=r) + geom_point()
## ---- chunk 28
# death_a <- .2
# death_b <- 5
# 
# res <- growthRateMCMC(flatBirthRates, makeDeathRates, niter, tstep, B0,
#                       lambda0, alpha0, omega0, m0, v0, death, death_a, death_b)
# df_res <- tbl_df(res)
## ---- chunk 29
# df_res[which.max(res$r),]
## ---- chunk 30
# death_a <- 5
# death_b <- .2
# 
# res <- growthRateMCMC(flatBirthRates, makeDeathRates, niter, tstep, B0,
#                       lambda0, alpha0, omega0, m0, v0, death, death_a, death_b)
# df_res <- tbl_df(res)
## ---- chunk 31
# df_res[which.max(res$r),]
